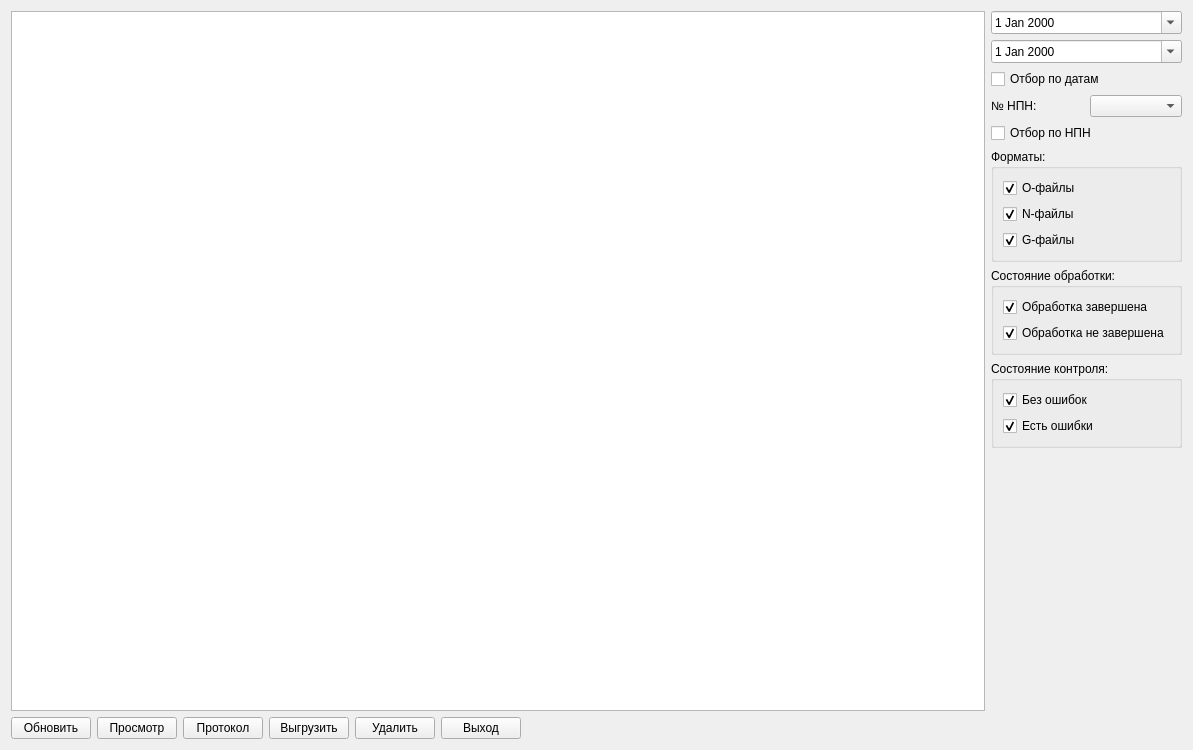
<?xml version="1.0" encoding="UTF-8"?>
<ui version="4.0">
 <class>FRnxv</class>
 <widget class="QWidget" name="FRnxv">
  <property name="windowModality">
   <enum>Qt::ApplicationModal</enum>
  </property>
  <property name="geometry">
   <rect>
    <x>0</x>
    <y>0</y>
    <width>1193</width>
    <height>750</height>
   </rect>
  </property>
  <property name="windowTitle">
   <string>Список обработанных сеансов БДС</string>
  </property>
  <property name="windowIcon">
   <iconset resource="res.qrc">
    <normaloff>:/res/1/table.png</normaloff>:/res/1/table.png</iconset>
  </property>
  <layout class="QGridLayout" name="gridLayout">
   <item row="0" column="0">
    <widget class="QTableView" name="tableView"/>
   </item>
   <item row="0" column="1">
    <layout class="QVBoxLayout" name="verticalLayout_8">
     <item>
      <layout class="QVBoxLayout" name="verticalLayout_7">
       <item>
        <layout class="QVBoxLayout" name="verticalLayout_2">
         <item>
          <layout class="QVBoxLayout" name="verticalLayout">
           <item>
            <widget class="QDateEdit" name="dtn">
             <property name="calendarPopup">
              <bool>true</bool>
             </property>
            </widget>
           </item>
           <item>
            <widget class="QDateEdit" name="dtk">
             <property name="calendarPopup">
              <bool>true</bool>
             </property>
            </widget>
           </item>
          </layout>
         </item>
         <item>
          <widget class="QCheckBox" name="cbDat">
           <property name="text">
            <string>Отбор по датам</string>
           </property>
          </widget>
         </item>
        </layout>
       </item>
       <item>
        <layout class="QVBoxLayout" name="verticalLayout_5">
         <item>
          <layout class="QHBoxLayout" name="horizontalLayout_2">
           <item>
            <widget class="QLabel" name="label">
             <property name="text">
              <string>№ НПН:</string>
             </property>
            </widget>
           </item>
           <item>
            <widget class="QComboBox" name="cbNpn"/>
           </item>
          </layout>
         </item>
         <item>
          <widget class="QCheckBox" name="cbOtbnpn">
           <property name="text">
            <string>Отбор по НПН</string>
           </property>
          </widget>
         </item>
        </layout>
       </item>
       <item>
        <widget class="QGroupBox" name="groupBox">
         <property name="title">
          <string>Форматы:</string>
         </property>
         <layout class="QVBoxLayout" name="verticalLayout_3">
          <item>
           <widget class="QCheckBox" name="cbO">
            <property name="text">
             <string>O-файлы</string>
            </property>
            <property name="checked">
             <bool>true</bool>
            </property>
           </widget>
          </item>
          <item>
           <widget class="QCheckBox" name="cbN">
            <property name="text">
             <string>N-файлы</string>
            </property>
            <property name="checked">
             <bool>true</bool>
            </property>
           </widget>
          </item>
          <item>
           <widget class="QCheckBox" name="cbG">
            <property name="text">
             <string>G-файлы</string>
            </property>
            <property name="checked">
             <bool>true</bool>
            </property>
           </widget>
          </item>
         </layout>
        </widget>
       </item>
       <item>
        <widget class="QGroupBox" name="groupBox_2">
         <property name="title">
          <string>Состояние обработки:</string>
         </property>
         <layout class="QVBoxLayout" name="verticalLayout_4">
          <item>
           <widget class="QCheckBox" name="cbObrz">
            <property name="text">
             <string>Обработка завершена</string>
            </property>
            <property name="checked">
             <bool>true</bool>
            </property>
           </widget>
          </item>
          <item>
           <widget class="QCheckBox" name="cbObrn">
            <property name="text">
             <string>Обработка не завершена</string>
            </property>
            <property name="checked">
             <bool>true</bool>
            </property>
           </widget>
          </item>
         </layout>
        </widget>
       </item>
       <item>
        <widget class="QGroupBox" name="groupBox_3">
         <property name="title">
          <string>Состояние контроля:</string>
         </property>
         <layout class="QVBoxLayout" name="verticalLayout_6">
          <item>
           <widget class="QCheckBox" name="cbNoch">
            <property name="text">
             <string>Без ошибок</string>
            </property>
            <property name="checked">
             <bool>true</bool>
            </property>
           </widget>
          </item>
          <item>
           <widget class="QCheckBox" name="cbEoch">
            <property name="text">
             <string>Есть ошибки</string>
            </property>
            <property name="checked">
             <bool>true</bool>
            </property>
           </widget>
          </item>
         </layout>
        </widget>
       </item>
      </layout>
     </item>
     <item>
      <spacer name="verticalSpacer">
       <property name="orientation">
        <enum>Qt::Vertical</enum>
       </property>
       <property name="sizeHint" stdset="0">
        <size>
         <width>20</width>
         <height>40</height>
        </size>
       </property>
      </spacer>
     </item>
    </layout>
   </item>
   <item row="1" column="0">
    <layout class="QHBoxLayout" name="horizontalLayout">
     <item>
      <widget class="QPushButton" name="btnRefresh">
       <property name="text">
        <string>Обновить</string>
       </property>
       <property name="icon">
        <iconset resource="res.qrc">
         <normaloff>:/res/Sync.png</normaloff>:/res/Sync.png</iconset>
       </property>
       <property name="iconSize">
        <size>
         <width>32</width>
         <height>32</height>
        </size>
       </property>
      </widget>
     </item>
     <item>
      <widget class="QPushButton" name="btnList">
       <property name="text">
        <string>Просмотр</string>
       </property>
       <property name="icon">
        <iconset resource="res.qrc">
         <normaloff>:/res/1/scroll_pane_text.png</normaloff>:/res/1/scroll_pane_text.png</iconset>
       </property>
       <property name="iconSize">
        <size>
         <width>32</width>
         <height>32</height>
        </size>
       </property>
      </widget>
     </item>
     <item>
      <widget class="QPushButton" name="btnProt">
       <property name="text">
        <string>Протокол</string>
       </property>
       <property name="icon">
        <iconset resource="res.qrc">
         <normaloff>:/res/1/page_update.png</normaloff>:/res/1/page_update.png</iconset>
       </property>
       <property name="iconSize">
        <size>
         <width>32</width>
         <height>32</height>
        </size>
       </property>
      </widget>
     </item>
     <item>
      <widget class="QPushButton" name="btnVigr">
       <property name="text">
        <string>Выгрузить</string>
       </property>
       <property name="icon">
        <iconset resource="res.qrc">
         <normaloff>:/res/1/folder_go.png</normaloff>:/res/1/folder_go.png</iconset>
       </property>
       <property name="iconSize">
        <size>
         <width>32</width>
         <height>32</height>
        </size>
       </property>
      </widget>
     </item>
     <item>
      <widget class="QPushButton" name="btnDel">
       <property name="text">
        <string>Удалить</string>
       </property>
       <property name="icon">
        <iconset resource="res.qrc">
         <normaloff>:/res/1/bin.png</normaloff>:/res/1/bin.png</iconset>
       </property>
       <property name="iconSize">
        <size>
         <width>32</width>
         <height>32</height>
        </size>
       </property>
      </widget>
     </item>
     <item>
      <widget class="QPushButton" name="btnExit">
       <property name="text">
        <string>Выход</string>
       </property>
       <property name="icon">
        <iconset resource="res.qrc">
         <normaloff>:/res/Exit.png</normaloff>:/res/Exit.png</iconset>
       </property>
       <property name="iconSize">
        <size>
         <width>32</width>
         <height>32</height>
        </size>
       </property>
      </widget>
     </item>
     <item>
      <spacer name="horizontalSpacer">
       <property name="orientation">
        <enum>Qt::Horizontal</enum>
       </property>
       <property name="sizeHint" stdset="0">
        <size>
         <width>40</width>
         <height>20</height>
        </size>
       </property>
      </spacer>
     </item>
    </layout>
   </item>
  </layout>
 </widget>
 <resources>
  <include location="res.qrc"/>
 </resources>
 <connections/>
</ui>
